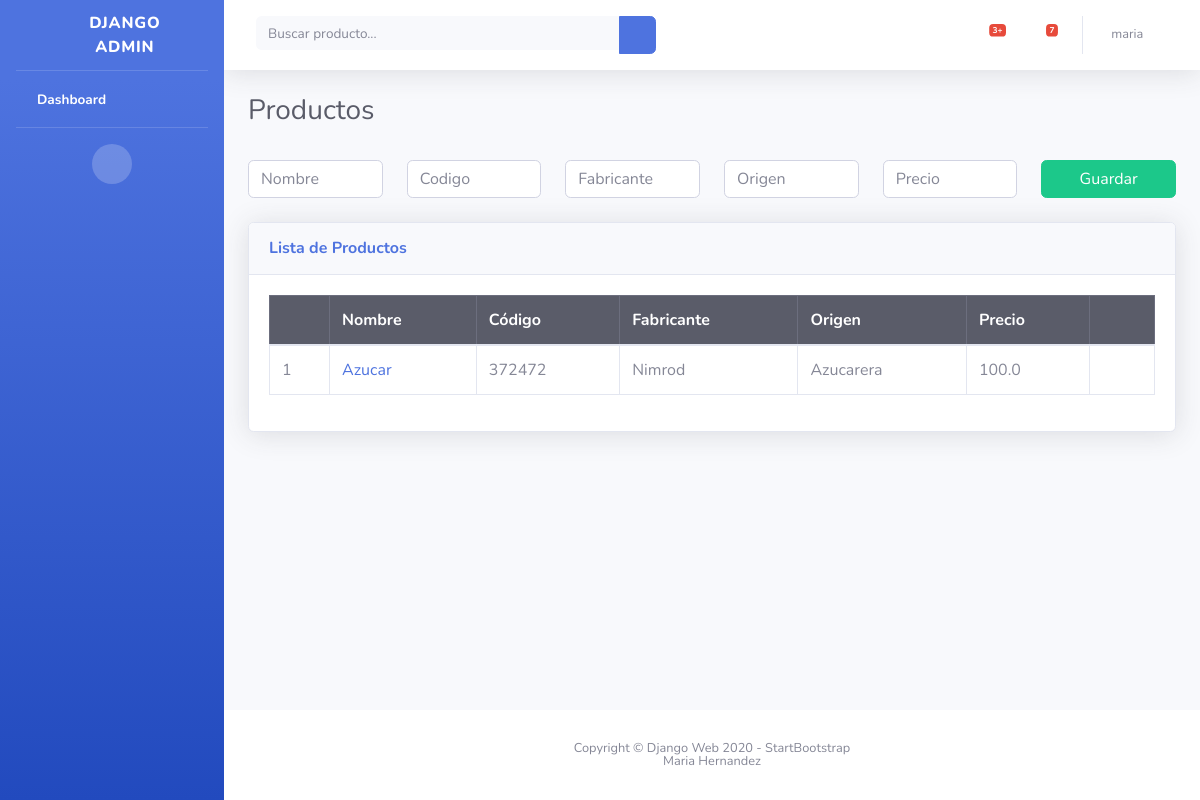
/user/logged_in/home (signed in), run on an earlier commit of the app's database.
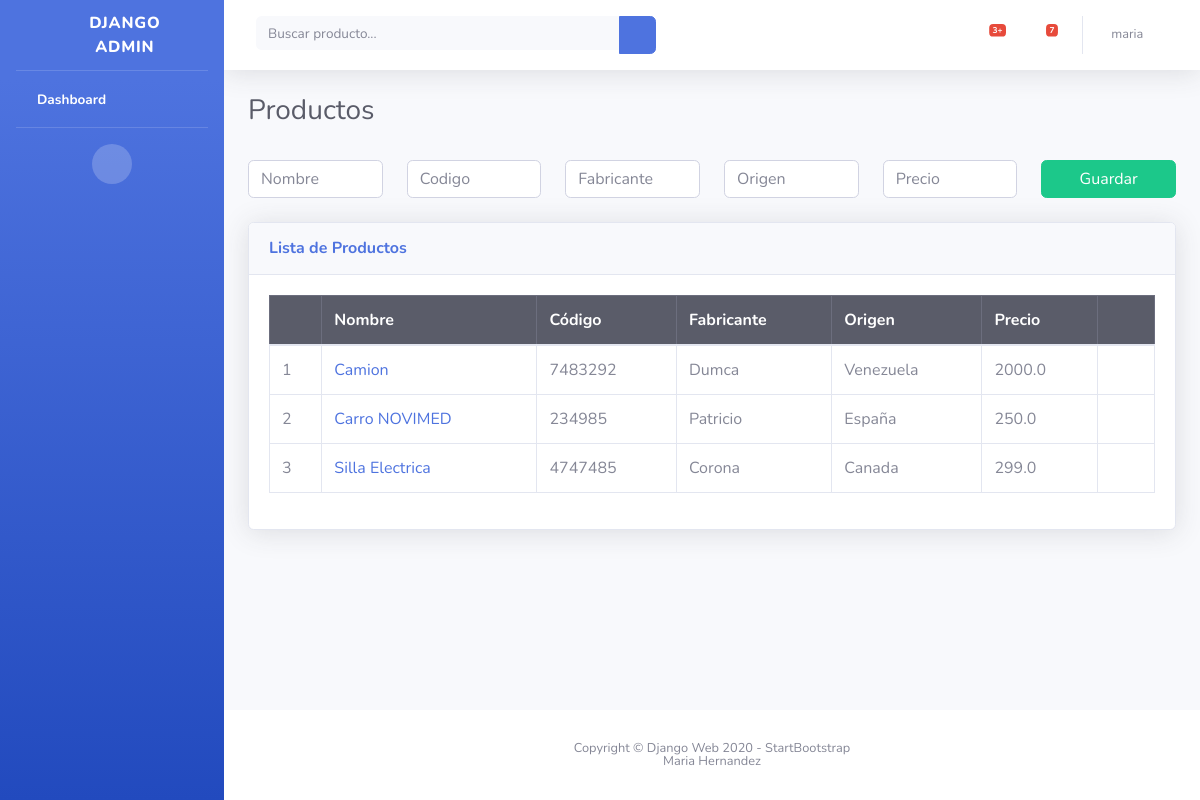
And on a later commit of the database.
### productoapp/models.py (models this page shows)
class Producto(models.Model):
    name = models.CharField(max_length=200)
    code = models.IntegerField()
    fabricante = models.CharField(max_length=200)
    origen = models.CharField(max_length=200)
    precio = models.FloatField()

### productoapp/views.py (the view, shortened to what this page needs)
# urls.py: path('user/logged_in/home', Home.as_view(), name='home'),
class Home(LoginRequiredMixin,ListView):
    template_name = "productoapp/home.html"
    model= Producto
    ordering = ['name']
    def get_context_data(self, **kwargs):
        context = super(Home,self).get_context_data(**kwargs)
        form = ProductForm()
        context['form'] = form
        return context

### productoapp/forms.py
class ProductForm(forms.ModelForm):
    class Meta:
        model = Producto
        fields = ['name', 'code', 'fabricante', 'origen', 'precio']
        widgets = {
            'name': forms.TextInput(attrs={'class':'form-control','placeholder':'Nombre'}),
            'code': forms.TextInput(attrs={'class':'form-control','placeholder':'Codigo'}),
            'fabricante': forms.TextInput(attrs={'class':'form-control','placeholder':'Fabricante'}),
            'origen': forms.TextInput(attrs={'class':'form-control','placeholder':'Origen'}),
            'precio': forms.TextInput(attrs={'class':'form-control','placeholder':'Precio'})
        }

### productoapp/templates/productoapp/home.html (shortened to what this page needs)
{% extends 'productoapp/base_home.html' %}
  {% block main %}
    <h1 class="h3 mb-2 text-gray-800">Productos</h1>
    <br />
    <form method="post" enctype="multipart/form-data" >
      <div class="row">
        {% for fields in form %}
          <div class="col">
            {{fields}}
          </div>
        {% endfor %}
        <div class="col">
          <button type="submit" class="btn btn-success btn-block">Guardar</button>
        </div>
      </div>
    </form>
    <br />
    <div class="card shadow mb-4">
      <div class="card-header py-3">
        <h6 class="m-0 font-weight-bold text-primary">Lista de Productos</h6>
      </div>
      <div class="card-body">
        {% if not object_list %}
          <h2>Not data found</h2>
        {% else %}
          <div class="table-responsive">
            <table class="table table-bordered table-hover" id="dataTable" width="100%" cellspacing="0">
              <thead class="table-dark">
                <tr>
                  <th></th>
                  <th>Nombre</th>
                  <th>Código</th>
                  <th>Fabricante</th>
                  <th>Origen</th>
                  <th>Precio</th>
                  <th></th>
                </tr>
              </thead>
              <tbody>
                {% for emp in object_list %}
                  <tr>
                    <td>{{ forloop.counter }}</td>
                    <td><a href="{% url 'edit_product' pk=emp.pk %}">{{ emp.name }}</a></td>
                    <td>{{ emp.code }}</td>
                    <td>{{ emp.fabricante }}</td>
                    <td>{{ emp.origen }}</td>
                    <td>{{ emp.precio }}</td>
                    <td class="text-center">
                      <a href="{% url 'delete_product' pk=emp.pk %}"><i class="fas fa-trash-alt text-danger"></i></a>
                    </td>
                  </tr>
                {% endfor %}
              </tbody>
            </table>
          </div>
        {% endif %}
      </div>
    </div>
  {% endblock %}

What changed in the data, as far as the page shows it:
removed Producto: name "Azucar", code "372472", fabricante "Nimrod", origen "Azucarera", precio "100.0"
added Producto: name "Camion", code "7483292", fabricante "Dumca", origen "Venezuela", precio "2000.0"
added Producto: name "Carro NOVIMED", code "234985", fabricante "Patricio", origen "España", precio "250.0"
added Producto: name "Silla Electrica", code "4747485", fabricante "Corona", origen "Canada", precio "299.0"
